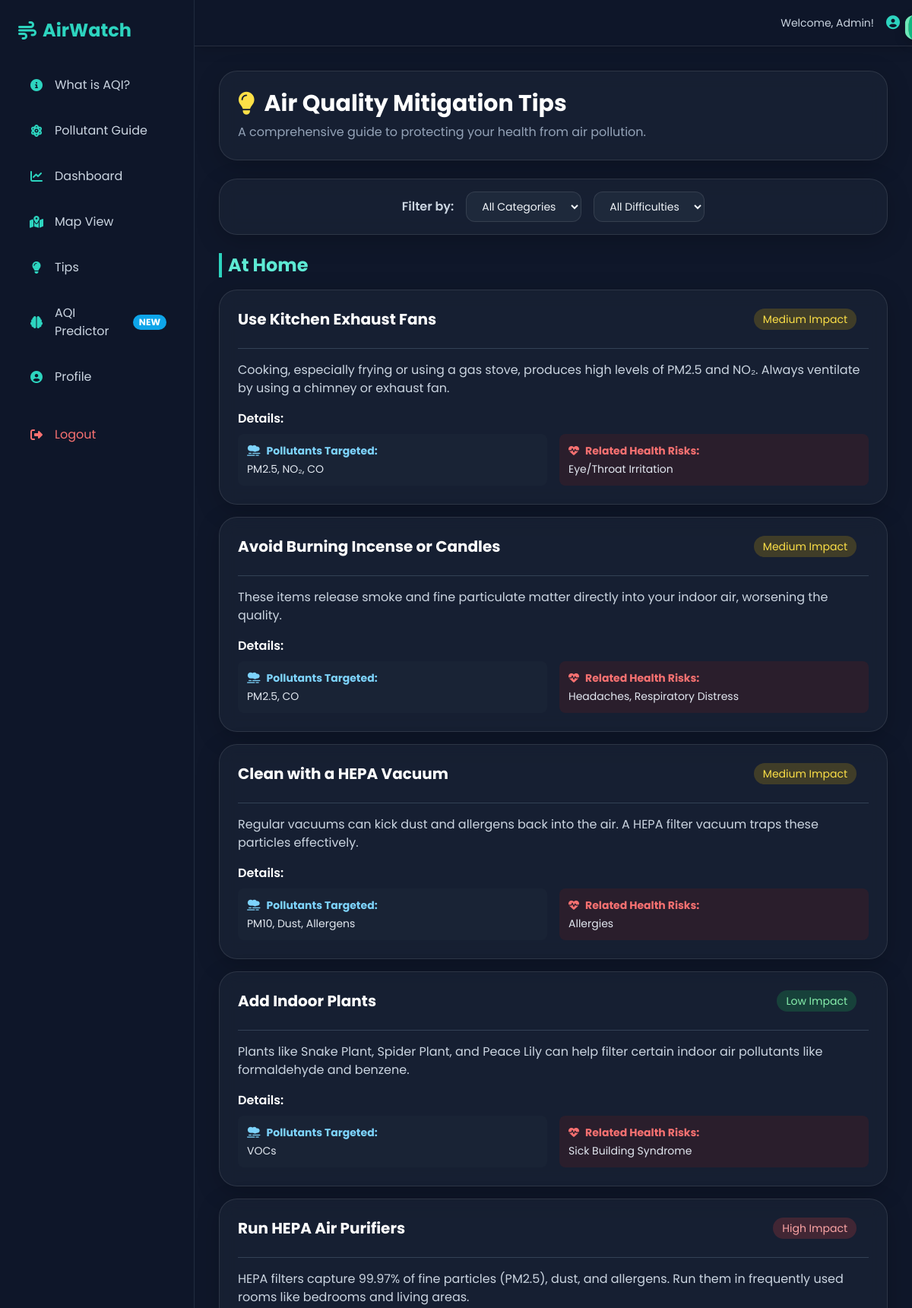
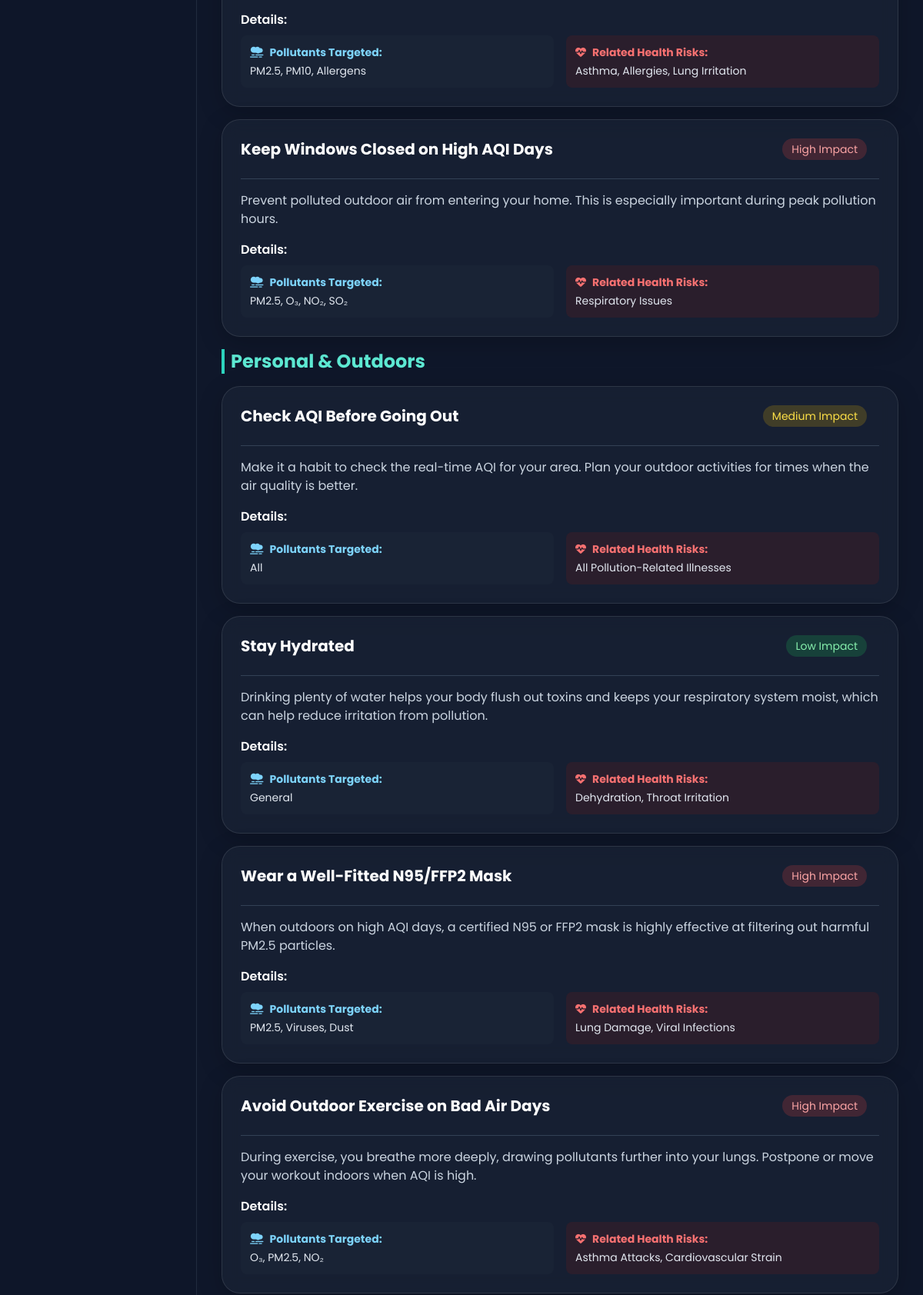
Screenshot of /tips (signed in, upper part) with the database file from the repository (2 pictures, top to bottom).
### models.py (models this page shows)
class Tip(db.Model):
    id = db.Column(db.Integer, primary_key=True)
    title = db.Column(db.String(100), nullable=False)
    description = db.Column(db.Text, nullable=False)
    category = db.Column(db.String(50), nullable=False)
    difficulty = db.Column(db.String(20), nullable=False)
    impact = db.Column(db.String(20), nullable=False)
    pollutants_targeted = db.Column(db.String(100))
    related_diseases = db.Column(db.String(100))

### routes/main.py (the view)
@main_bp.route('/tips')
def tips():
    if 'user_id' not in session:
        return redirect(url_for('auth.login'))
    tips_data = Tip.query.order_by(Tip.category, Tip.impact.desc()).all()
    return render_template('tips.html', tips=tips_data)

### templates/tips.html (shortened to what this page needs)
{% extends "base.html" %}
{% block content %}
<div class="animate-fade-in space-y-6">
    <div class="glass-card p-6">
        <h1 class="text-3xl font-bold text-white flex items-center gap-3">
            <i class="fas fa-lightbulb text-yellow-300"></i>
            Air Quality Mitigation Tips
        </h1>
        <p class="text-slate-400 mt-2">
            A comprehensive guide to protecting your health from air pollution.
        </p>
    </div>
    <div class="glass-card p-4 mb-6">
        <div class="flex flex-wrap items-center justify-center gap-4">
            <span class="font-semibold text-slate-300">Filter by:</span>
            <select id="category-filter" class="form-input w-auto bg-slate-800 text-sm py-2">
                <option value="all">All Categories</option>
            </select>
            <select id="difficulty-filter" class="form-input w-auto bg-slate-800 text-sm py-2">
                <option value="all">All Difficulties</option>
            </select>
        </div>
    </div>
    <div class="space-y-4" id="tips-container">
        {% set categories = {'home': 'At Home', 'personal': 'Personal & Outdoors', 'transport': 'Commuting', 'community': 'Community Action'} %}
        {% for category_key, category_title in categories.items() %}
            <div class="space-y-4">
                <h2 class="text-2xl font-bold text-teal-300 pl-2 border-l-4 border-teal-400">{{ category_title }}</h2>
                {% for tip in tips if tip.category == category_key %}
                <div class="glass-card tip-card" data-category="{{ tip.category }}" data-difficulty="{{ tip.difficulty }}" x-data="{ expanded: false }">
                    <div @click="expanded = !expanded" class="p-6 cursor-pointer flex justify-between items-center">
                        <h4 class="text-xl font-bold text-white">{{ tip.title }}</h4>
                        <div class="flex items-center gap-4">
                            <span class="capitalize text-sm hidden md:inline-block px-3 py-1 rounded-full
                                {% if tip.impact == 'high' %} bg-red-500/20 text-red-300
                                {% elif tip.impact == 'medium' %} bg-yellow-500/20 text-yellow-300
                                {% else %} bg-green-500/20 text-green-300 {% endif %}">
                                {{ tip.impact }} Impact
                            </span>
                        </div>
                    </div>
                    <div x-show="expanded" x-collapse class="px-6 pb-6">
                        <p class="text-slate-300 border-t border-slate-700 pt-4">{{ tip.description }}</p>
                        <div class="mt-4">
                            <h5 class="font-semibold text-white mb-2">Details:</h5>
                            <div class="grid grid-cols-1 md:grid-cols-2 gap-4 text-sm">
                                <div class="bg-slate-800/50 p-3 rounded-lg">
                                    <b class="text-sky-300 flex items-center gap-2"><i class="fas fa-smog"></i>Pollutants Targeted:</b>
                                    <span class="block mt-1">{{ tip.pollutants_targeted }}</span>
                                </div>
                                <div class="bg-red-900/20 p-3 rounded-lg">
                                     <b class="text-red-400 flex items-center gap-2"><i class="fas fa-heartbeat"></i>Related Health Risks:</b>
                                     <span class="block mt-1">{{ tip.related_diseases }}</span>
                                </div>
                            </div>
                        </div>
                    </div>
                </div>
                {% endfor %}
            </div>
        {% endfor %}
    </div>
</div>
{% endblock %}

### static/css/styles.css (style rules this page uses)
body { font-family: 'Poppins', sans-serif; background: #0f172a; color: #e2e8f0; -webkit-font-smoothing: antialiased; -moz-osx-font-smoothing: grayscale; }
.glass-card { background: rgba(30, 41, 59, 0.5); backdrop-filter: blur(10px); border-radius: 1.5rem; border: 1px solid rgba(255, 255, 255, 0.1); box-shadow: 0 8px 32px 0 rgba(0, 0, 0, 0.2); transition: transform 0.3s ease, box-shadow 0.3s ease; overflow: visible; }
.form-input { width: 100%; padding: 0.75rem 1rem; border-radius: 0.75rem; background: rgba(255, 255, 255, 0.05); border: 1px solid rgba(255, 255, 255, 0.1); color: #f1f5f9; transition: border-color 0.3s ease, box-shadow 0.3s ease; line-height: 1.5; }
.form-input option { background: #1e293b; color: #e2e8f0; }
.animate-fade-in { animation: fadeIn 0.8s ease-in-out; }
.glass-card, #health-summary-card { overflow: visible !important; z-index: auto !important; }

### rows the page displays
Tip: title "Use Kitchen Exhaust Fans", impact "Medium", description "Cooking, especially frying or using a gas stove, produces high levels of PM2.5 and NO₂. Always ventilate by using a chimney or exhaust fan.", pollutants_targeted "PM2.5, NO₂, CO", related_diseases "Eye/Throat Irritation"
Tip: title "Avoid Burning Incense or Candles", impact "Medium", description "These items release smoke and fine particulate matter directly into your indoor air, worsening the quality.", pollutants_targeted "PM2.5, CO", related_diseases "Headaches, Respiratory Distress"
Tip: title "Clean with a HEPA Vacuum", impact "Medium", description "Regular vacuums can kick dust and allergens back into the air. A HEPA filter vacuum traps these particles effectively.", pollutants_targeted "PM10, Dust, Allergens", related_diseases "Allergies"
Tip: title "Add Indoor Plants", impact "Low", description "Plants like Snake Plant, Spider Plant, and Peace Lily can help filter certain indoor air pollutants like formaldehyde and benzene.", pollutants_targeted "VOCs", related_diseases "Sick Building Syndrome"
Tip: title "Run HEPA Air Purifiers", impact "High", description "HEPA filters capture 99.97% of fine particles (PM2.5), dust, and allergens. Run them in frequently used rooms like bedrooms and living areas.", pollutants_targeted "PM2.5, PM10, Allergens", related_diseases "Asthma, Allergies, Lung Irritation"
Tip: title "Keep Windows Closed on High AQI Days", impact "High", description "Prevent polluted outdoor air from entering your home. This is especially important during peak pollution hours.", pollutants_targeted "PM2.5, O₃, NO₂, SO₂", related_diseases "Respiratory Issues"
Tip: title "Check AQI Before Going Out", impact "Medium", description "Make it a habit to check the real-time AQI for your area. Plan your outdoor activities for times when the air quality is better.", pollutants_targeted "All", related_diseases "All Pollution-Related Illnesses"
Tip: title "Stay Hydrated", impact "Low", description "Drinking plenty of water helps your body flush out toxins and keeps your respiratory system moist, which can help reduce irritation from pollution.", pollutants_targeted "General", related_diseases "Dehydration, Throat Irritation"
Tip: title "Wear a Well-Fitted N95/FFP2 Mask", impact "High", description "When outdoors on high AQI days, a certified N95 or FFP2 mask is highly effective at filtering out harmful PM2.5 particles.", pollutants_targeted "PM2.5, Viruses, Dust", related_diseases "Lung Damage, Viral Infections"
Tip: title "Avoid Outdoor Exercise on Bad Air Days", impact "High", description "During exercise, you breathe more deeply, drawing pollutants further into your lungs. Postpone or move your workout indoors when AQI is high.", pollutants_targeted "O₃, PM2.5, NO₂", related_diseases "Asthma Attacks, Cardiovascular Strain"

### other values shown
{{ session.full_name }} "Admin"
{{ category_title }} "At Home" "Personal & Outdoors"
